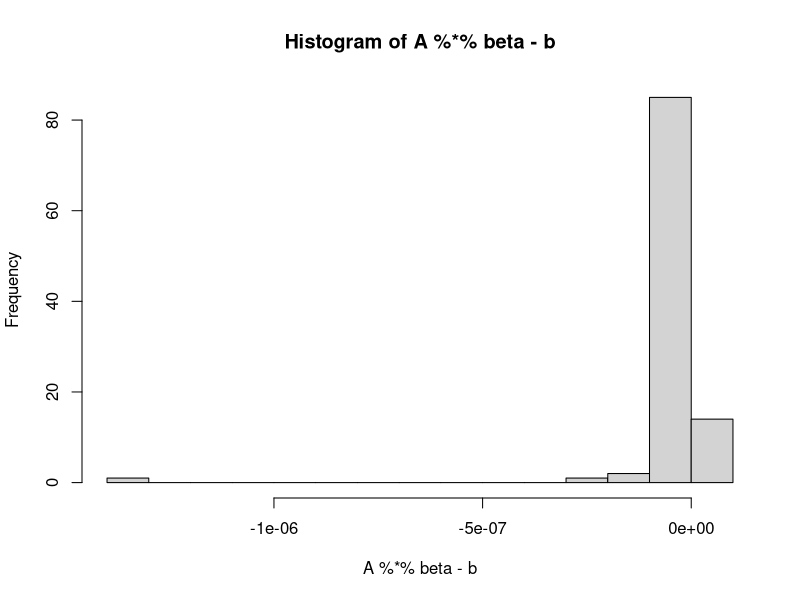
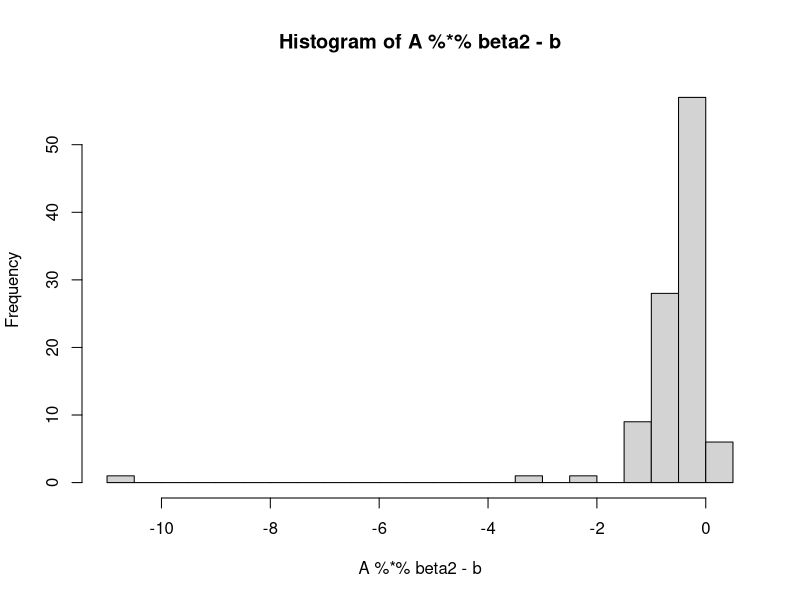

The R source for these figures, in order:
mynorm<- function(e=0){
x<-rnorm(2);
mu<-c(1,2);
sigma <-matrix(c(4,3,3,9),2,2);
A<-chol(sigma);
Y<-mu+t(A)%*%x;
Y
}

X1<-c();
X2<-c();
for (i in 1:1000) {
	res<-mynorm();
	X1[i]=res[1];
	X2[i]=res[2];
}



myframe<-read.csv("tecator.csv",sep=";");
mydata<-as.matrix(myframe);
X0<-mydata[, c(-1, -103)]
X<-cbind(1,X0);
Y<-mydata[,103];
A<-t(X)%*%X;
b<-t(X)%*%Y;
qrres<-qr(X);
R<-qr.R(qrres);
Q<-qr.Q(qrres);
b1<-t(Q)%*%Y;
beta<-backsolve(R,b1);

hist(A%*%beta-b,20);

myfunction <- function(x) {
0.5*t(x)%*%A%*%x-t(x)%*%b
}
x<-1:103;
x[]<-0;
 res2<-optim(x,myfunction, method="CG", control=list(maxit=1000));
 beta2<-res2$par;
 hist(A%*%beta2-b,20);